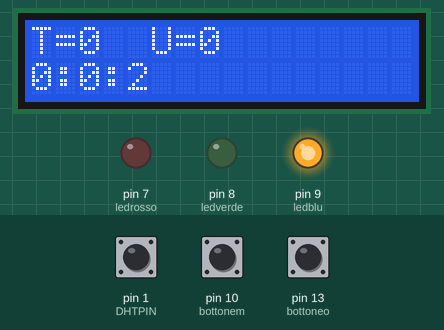
A sketch run on a simulated Arduino Uno, built with avr-gcc and run on an emulated ATmega328P. Parts: 16×2 character LCD, output pins drawn as LEDs (lit = HIGH). The test bench sets the inputs (shaded band); at power-on: pin 10 (bottonem) LOW, pin 13 (bottoneo) LOW, pin 1 (DHTPIN) HIGH.

Above: at 14.2 s.
14.3 s: pin 10 (bottonem) pulled HIGH for 1 s
At 15.3 s:
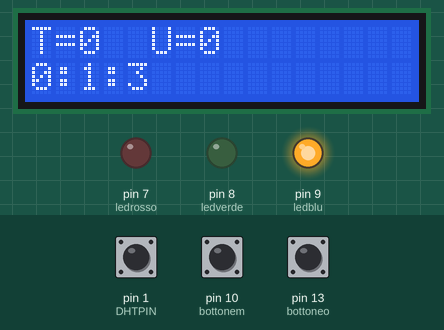
17.2 s: pin 13 (bottoneo) pulled HIGH for 1 s
At 18.2 s:
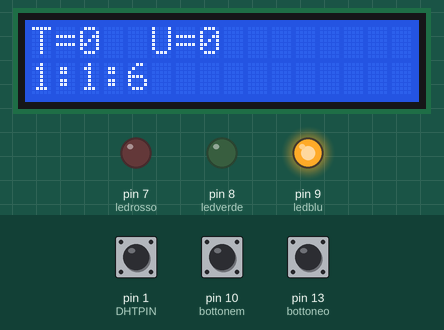
19.9 s: pin 10 (bottonem) pulled HIGH for 1 s
At 20.8 s:
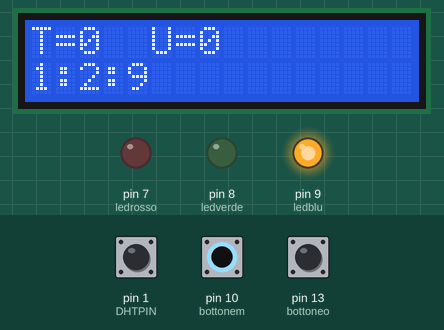
22.5 s: pin 13 (bottoneo) pulled HIGH for 1 s
At 23.2 s:
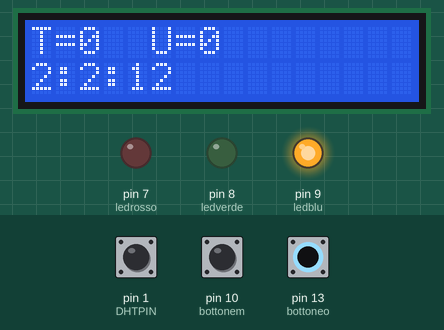
Timing chart, 0 to 25.5 s (numbered marks = the images above; inputs shaded):
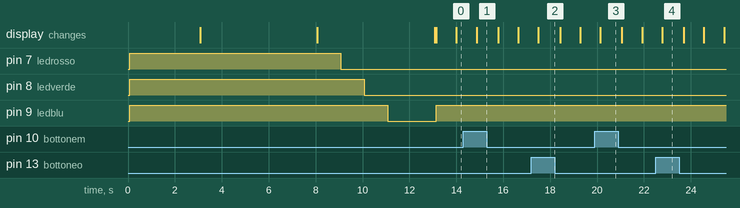

The sketch:

termostato_vB.ino
```cpp
/*
 * PROGETTO FITZGERALD
 * by Guaira Jaramillo Nitoglia
 *
 *
 * V. 3.0
 *
 * -------------------------
 * -------------------------
 *
 * Sensore di temperatura e umidità con led indicativi e LCD su cui vengono riportati i valori e delle frasi simpatiche.
 *
 * -------------------------
 * -------------------------
 *
 * Changelog:
 * ** 25/11/2018 ** 0.0.1 A **
 * -Creazione del progetto e ideazione del funzionamento
 *
 * ** 27/11/2018 ** 1.0 **
 * -Prima versione del progetto priva di bug (le versioni beta sono state testate direttamente in fase di sviluppo)
 * -Led colorati funzionanti
 * -Sensore di temperatura e umidità funzionante
 * -LCD funzionante
 *
 * ** 27/11/2018 ** 1.1 **
 * -Rimozione lettura dei dati sull'umidità che possono risultare superflui in questo caso
 * -Aggiunte frasi carine dipendenti dalla temperatura
 * -Aggiornamento della descrizione per una più accurata idealizzazione del progetto
 *
 * ** 28/11/2018 ** 1.2 **
 * -È stato ripristinata la lettura dell'umidità limitando lo spazio utilizzato dalle scritte
 * -Ottimizzazione degli spazi utilizzati
 *
 * ** 28/11/2018 ** 2.1 **
 * -Aggiunto un dialogo di benvenuto con i dati di inizio
 * -Aggiunta una frase per le temperature molto basse
 * -Aggiunto il bottone che permette di visualizzare una scritta
 *
 * ** 30/11/2018 ** 3.0.0 Beta **
 * -Aggiornato l'interfacciamento di boot
 * -Aggiunta dell'orologio in corso(progetto in creazione su un altro file per preservare il programma)
 *
 * ** 01/12/2018 ** 3.0.2 Alpha **
 * -Aggiunto l'orologio
 * -Miglioramento dell'interfaccia
 * -Rimozioni frasi inutili
 * [BUG] L'orologio ha un errore di qualche millisecondo/secondo
 * [BUG] I Pulsanti non funzionanti per la modifica dell'ora
 *
 * ** 01/12/2018 ** 3.0 Major Update **
 * -Aggiunto l'orologio
 * -Aggiunti i controlli dell'orologio
 * -Migliorata l'interfaccia di avvio
 * -Migliorata l'interfaccia di visualizzazione
 * -Rimosse le scritte inutili
 * -Ottimizzazione del linguaggio e eliminazione di alcune righe di codice inutili
 */

#include <DHT.h>
#include <LiquidCrystal.h>
#define DHTPIN 1
#define DHTTYPE DHT11
DHT dht(DHTPIN, DHTTYPE);
int ledrosso=7;
int ledverde=8;
int ledblu=9;
int bottoneo=13;
int statobo=0;
int bottonem=10;
int statobm=0;
int s=0;
int m=0;
int o=0;
const int rs = 12, en = 11, d4 = 5, d5 = 4, d6 = 3, d7 = 2;
LiquidCrystal lcd(rs, en, d4, d5, d6, d7);

void setup() {
  pinMode(ledrosso, OUTPUT);
  pinMode(ledverde, OUTPUT);
  pinMode(ledblu, OUTPUT);
  pinMode(bottoneo, INPUT);
  pinMode(bottonem, INPUT);
  lcd.begin(16, 2);
  {
    lcd.setCursor(0, 0);
    lcd.print("   BENVENUTI!   ");
    lcd.setCursor(0, 1);
    lcd.print("----------------");
    digitalWrite(ledrosso, HIGH);
    digitalWrite(ledverde, HIGH);
    digitalWrite(ledblu, HIGH);
    delay(3000);
    lcd.clear();
    lcd.setCursor(0, 0);
    lcd.print("P. Fitzgerald   ");
    lcd.setCursor(0, 1);
    lcd.print("versione 3.0    ");
    delay(5000);
    lcd.clear();
    lcd.print("  Projected by  ");
    lcd.setCursor(0, 1);
    lcd.print("  Guaira J. N.  ");
    delay(1000);
    digitalWrite(ledrosso, LOW);
    delay(1000);
    digitalWrite(ledverde, LOW);
    delay(1000);
    digitalWrite(ledblu, LOW);
    delay(2000);
    lcd.clear();
  }
}
void loop() {
  statobm=digitalRead(bottonem);
  statobo=digitalRead(bottoneo);
  int t=dht.readTemperature();
  int h=dht.readHumidity();
  lcd.setCursor(0, 0);
  lcd.print("T=");
  lcd.setCursor(5, 0);
  lcd.print("U=");
  lcd.setCursor(2, 0);
  lcd.print(t);
  lcd.setCursor(7, 0);
  lcd.print(h);
  {
// OROLOGIO
    s=s+1;
    if(s==60){
      m=m+1;
      s=0;
    }
    if(m==60){
      o=o+1;
      m=0;
    }
    if(o==24){
      o=0;
      m=0;
      s=0;
    }
  }

//BOTTONE
  if(statobm==1){
    m=m+1;
  }
  else{
    m=m+0;
  }
  if(statobo==1){
    o=o+1;
  }
  else{
    o=o+0;
  }


  lcd.setCursor(0, 1);
  lcd.print(o);
  lcd.print(":");
  lcd.print(m);
  lcd.print(":");
  lcd.print(s);

  if(t>16 && t<25){
    digitalWrite(ledverde, HIGH);
    digitalWrite(ledrosso, LOW);
    digitalWrite(ledblu, LOW);
  }
  if(t<17){
    digitalWrite(ledverde, LOW);
    digitalWrite(ledrosso, LOW);
    digitalWrite(ledblu, HIGH);
  }
  if(t>24){
    digitalWrite(ledverde, LOW);
    digitalWrite(ledrosso, HIGH);
    digitalWrite(ledblu, LOW);
  }
  delay(858);
  if(s==59){
    lcd.clear();
  }
}
```
